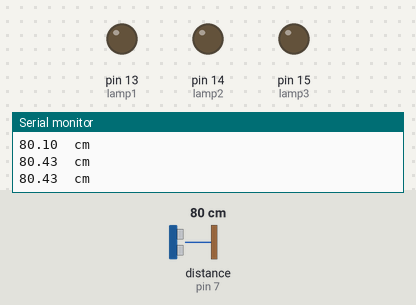
Simulated run of this sketch. Board: Arduino Uno, built with avr-gcc and run on an emulated ATmega328P. Shown: output pins drawn as LEDs (lit = HIGH), the last lines printed to the serial monitor. Wiring (inferred from the names in the program): ultrasonic range finder: trigger pin 8; echo pin 7. The test bench sets the inputs (shaded band); at power-on: distance to the obstacle (sensor on pin 7) 80 cm. The echo pulse lasts 58.3 µs per cm; pins used as bus, display or sensor lines are not drawn.

Above: at 1.3 s.
1.4 s: distance to the obstacle (sensor on pin 7) set to 54 cm
2.9 s: distance to the obstacle (sensor on pin 7) set to 46 cm
At 3.3 s:
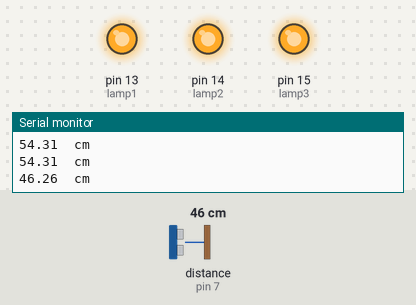
4.5 s: distance to the obstacle (sensor on pin 7) set to 33 cm
6.0 s: distance to the obstacle (sensor on pin 7) set to 27 cm
At 7.2 s:
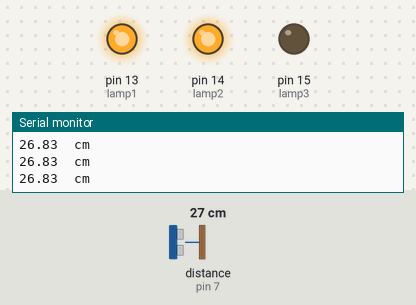
7.5 s: distance to the obstacle (sensor on pin 7) set to 22 cm
9.0 s: distance to the obstacle (sensor on pin 7) set to 19 cm
At 10.2 s:
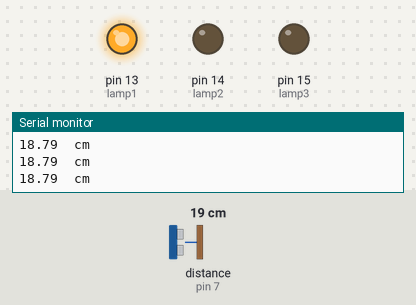
Timing chart, 0 to 11.5 s (numbered marks = the images above; inputs shaded):
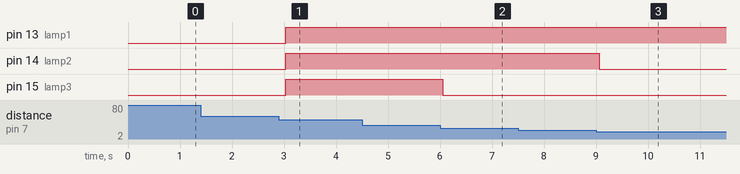

The sketch:

soal1_ultrasonik_lamp_pt2.ino
```cpp
/*
soal1 pt2
Buatlah wiring dan kode yang mengahasilkan kriteria berikut.

Sensor ultrasonic akan mendeteksi jarak dari 50cm - 15 cm dengan masing-masing sebagai berikut:
15-20 cm lampu 1 menyala
21-30 cm lampu 1 & 2 menyala
31-50 cm lampu 1, 2 & 3 menyala
*/

#define trig 8
#define echo 7
#define lamp1 13
#define lamp2 14
#define lamp3 15

long dur;
float dis;

void setup() {
  pinMode(trig, OUTPUT);
  pinMode(lamp1, OUTPUT);
  pinMode(lamp2, OUTPUT);
  pinMode(lamp3, OUTPUT);
  pinMode(echo, INPUT);

  Serial.begin(9600);
}

void loop() {

  digitalWrite(trig, LOW);
  delayMicroseconds(2);
  digitalWrite(trig, HIGH);
  delayMicroseconds(10);
  digitalWrite(trig, LOW);

  dur = pulseIn(echo, HIGH, 30000);
  dis = dur / 58.0;

  Serial.print(dis);
  Serial.println("  cm");

  if (dis <= 20 && dis >= 15) {
    digitalWrite(lamp1, HIGH);
    digitalWrite(lamp2, LOW);
    digitalWrite(lamp3, LOW);
  } else if( dis > 20 && dis <=30 ) {
    digitalWrite(lamp1, HIGH);
    digitalWrite(lamp2, HIGH);
    digitalWrite(lamp3, LOW);
  } else if (dis > 30 && dis <= 50) {
    digitalWrite(lamp1, HIGH);
    digitalWrite(lamp2, HIGH);
    digitalWrite(lamp3, HIGH);
  } else {
    digitalWrite(lamp1, LOW);
    digitalWrite(lamp2, LOW);
    digitalWrite(lamp3, LOW);
  }

  delay(500);
}
```

Measured:
- the behaviour switches between 50 and 49 cm on distance to the obstacle (sensor on pin 7) (found by bisection; images 0 and 1)
- the behaviour switches between 31 and 30 cm on distance to the obstacle (sensor on pin 7) (found by bisection; images 1 and 2)
- the behaviour switches between 21 and 20 cm on distance to the obstacle (sensor on pin 7) (found by bisection; images 2 and 3)
- after the input at 2.9 s, pin 13 (lamp1), pin 14 (lamp2), pin 15 (lamp3): LOW → HIGH after 0.13 s
- after the input at 6.0 s, pin 15 (lamp3): HIGH → LOW after 0.05 s
- after the input at 9.0 s, pin 14 (lamp2): HIGH → LOW after 0.07 s
